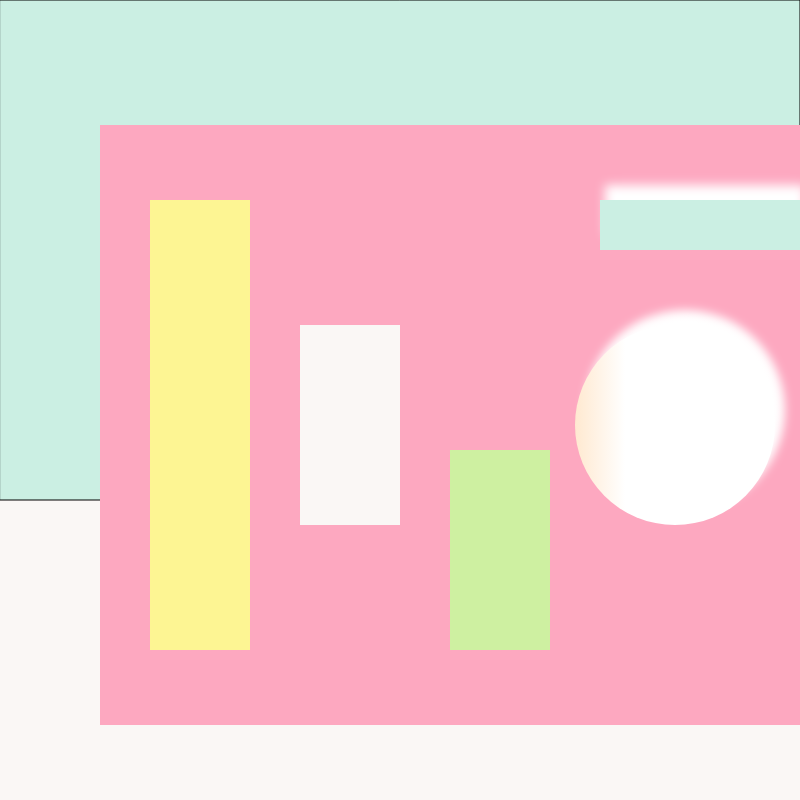
Frame 1 (no input)
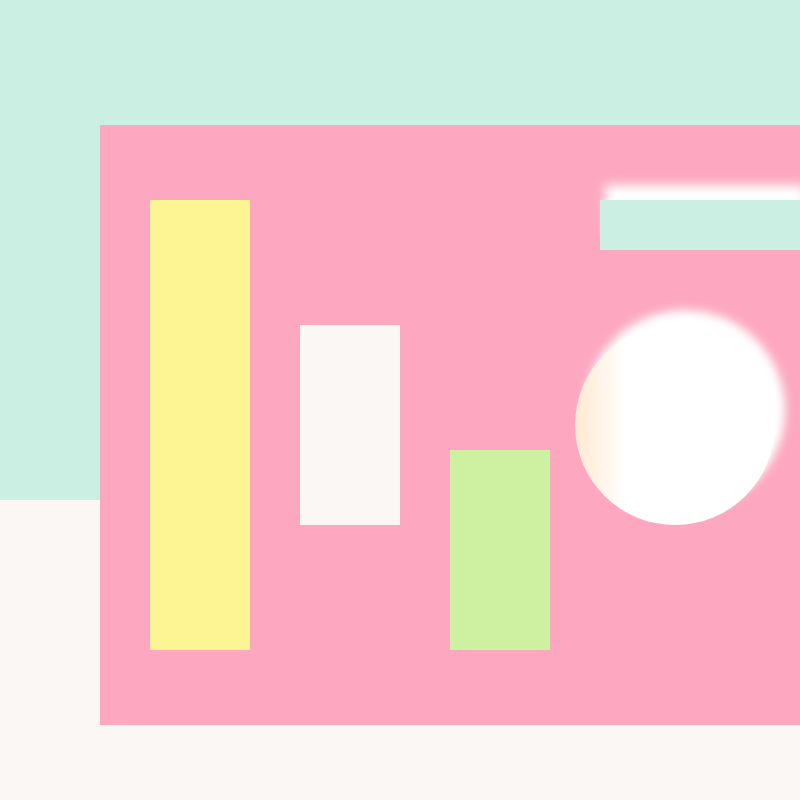
Frame 60 (no input)
Frame 120 (the mouse pressed at the canvas centre since frame 60): identical to frame 60, image omitted

The p5.js sketch that drew these frames (run headless with seeded random() and noise() and a simulated clock; from frame 60 on, the mouse is pressed at the canvas centre):

// p5.js sketch
// ── sketch.js
function setup() {
  createCanvas(800, 800);
}

function draw() {
    const ctx = drawingContext;

   const makeLinearGradient = (
  ctx,
  x1,
  y1,
  x2,
  y2,
  colorStops,
  colors,
) => {
  const gradient = ctx.createLinearGradient(x1, y1, x2, y2);
  colorStops.forEach((stop, i) => gradient.addColorStop(stop, colors[i]));
  ctx.fillStyle = gradient;
  return gradient;
};
  let spacingX =  75
  let spacingY = 125
  let rectX = 100
  let rectY = 400
  background(250, 247, 245);
  drawRect(203, 239, 227,0,0,800,500)
  noStroke();
 
  drawRect(253, 168, 192,100,125,700,600)
  drawRect(253, 245, 147,150,200,rectX,rectY + 50)
  drawRect(250, 247, 245,150 + spacingX *2,200 + spacingY,rectX,rectY/2)
  drawRect(206, 240, 161,150 + spacingX *4,200 + spacingY * 2,rectX,rectY/2)
  push();
  drawingContext.shadowOffsetX = 5;
  drawingContext.shadowOffsetY = -15;
  drawingContext.shadowBlur = 10;
  drawingContext.shadowColor = 'white';
  drawRect(203, 239, 227,150 + spacingX *6,200,rectX *2,rectY/8)
  pop()

  fill(251, 207, 198)
 
  drawRect(203, 239, 227,150 + spacingX *6,200,rectX *2,rectY/8)
  push();
   drawingContext.shadowOffsetX = 10;
  drawingContext.shadowOffsetY = -15;
  drawingContext.shadowBlur = 10;
  drawingContext.shadowColor = 'white';
   makeLinearGradient(
              ctx,
              425,
              325,
               625,
     325,
              [0, 1],
              ['rgb(255, 167, 68)', 'rgb(255, 255, 255)'],
            )
  
  ellipse(150 + spacingX * 7, 300 + spacingY, 200,200)
  pop();

 
 


  


  
}

function drawRect(R,G,B,X,Y,W,H){
fill(R,G,B)
rect(X,Y,W,H)
}
